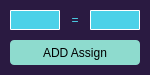
<?xml version="1.0" encoding="UTF-8"?>
<ui version="4.0">
 <class>assign_form</class>
 <widget class="QWidget" name="assign_form">
  <property name="geometry">
   <rect>
    <x>0</x>
    <y>0</y>
    <width>150</width>
    <height>75</height>
   </rect>
  </property>
  <property name="sizePolicy">
   <sizepolicy hsizetype="Fixed" vsizetype="Fixed">
    <horstretch>0</horstretch>
    <verstretch>0</verstretch>
   </sizepolicy>
  </property>
  <property name="windowTitle">
   <string>Assign settings</string>
  </property>
  <property name="styleSheet">
   <string notr="true">QWidget {
  background-color: #2a1a41;
}

QPushButton {
  border-radius: 4px;
  background-color: #8EDBCE;
  font-family: 'Montserrat', sans-serif;
  color: black;
  transition: background-color 1000ms linear;
}

QPushButton:hover {
  background-color: #CDF9EF;
}

QLabel {
  color: #4bd1e8;
}

QLineEdit {
  border-radius: 1px;
  border: 1px solid white;
  background-color: #4bd1e8
}

</string>
  </property>
  <widget class="QLabel" name="equals_assign_label">
   <property name="geometry">
    <rect>
     <x>60</x>
     <y>10</y>
     <width>30</width>
     <height>20</height>
    </rect>
   </property>
   <property name="layoutDirection">
    <enum>Qt::LeftToRight</enum>
   </property>
   <property name="text">
    <string>=</string>
   </property>
   <property name="alignment">
    <set>Qt::AlignCenter</set>
   </property>
  </widget>
  <widget class="QPushButton" name="add_assign_btn">
   <property name="geometry">
    <rect>
     <x>10</x>
     <y>40</y>
     <width>130</width>
     <height>25</height>
    </rect>
   </property>
   <property name="text">
    <string>ADD Assign</string>
   </property>
  </widget>
  <widget class="QLineEdit" name="right_assign_box">
   <property name="geometry">
    <rect>
     <x>90</x>
     <y>10</y>
     <width>50</width>
     <height>20</height>
    </rect>
   </property>
  </widget>
  <widget class="QLineEdit" name="left_assign_box">
   <property name="geometry">
    <rect>
     <x>10</x>
     <y>10</y>
     <width>50</width>
     <height>20</height>
    </rect>
   </property>
  </widget>
 </widget>
 <resources/>
 <connections/>
</ui>
